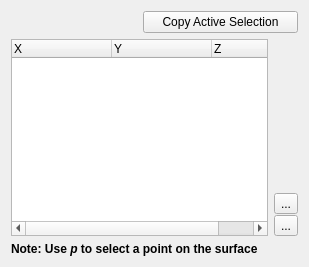
<?xml version="1.0" encoding="UTF-8"?>
<ui version="4.0">
 <class>pqPolyLineSourceControls</class>
 <widget class="QWidget" name="pqPolyLineSourceControls">
  <property name="geometry">
   <rect>
    <x>0</x>
    <y>0</y>
    <width>309</width>
    <height>267</height>
   </rect>
  </property>
  <property name="windowTitle">
   <string>Form</string>
  </property>
  <layout class="QGridLayout">
   <item row="1" column="2">
    <layout class="QVBoxLayout">
     <property name="spacing">
      <number>1</number>
     </property>
     <item>
      <spacer>
       <property name="orientation">
        <enum>Qt::Vertical</enum>
       </property>
       <property name="sizeHint" stdset="0">
        <size>
         <width>20</width>
         <height>40</height>
        </size>
       </property>
      </spacer>
     </item>
     <item>
      <widget class="QToolButton" name="AddPoint">
       <property name="text">
        <string>...</string>
       </property>
       <property name="icon">
        <iconset resource="../../../Widgets/Resources/QtWidgets.qrc">
         <normaloff>:/QtWidgets/Icons/pqPlus16.png</normaloff>:/QtWidgets/Icons/pqPlus16.png</iconset>
       </property>
      </widget>
     </item>
     <item>
      <widget class="QToolButton" name="Delete">
       <property name="text">
        <string>...</string>
       </property>
       <property name="icon">
        <iconset resource="../../../Widgets/Resources/QtWidgets.qrc">
         <normaloff>:/QtWidgets/Icons/pqDelete16.png</normaloff>:/QtWidgets/Icons/pqDelete16.png</iconset>
       </property>
      </widget>
     </item>
    </layout>
   </item>
   <item row="0" column="1" colspan="2">
    <widget class="QPushButton" name="pushButton">
     <property name="visible">
      <bool>false</bool>
     </property>
     <property name="text">
      <string>Copy Active Selection</string>
     </property>
    </widget>
   </item>
   <item row="1" column="0" colspan="2">
    <widget class="pqTreeWidget" name="HandlePositions">
     <property name="rootIsDecorated">
      <bool>false</bool>
     </property>
     <column>
      <property name="text">
       <string>X</string>
      </property>
     </column>
     <column>
      <property name="text">
       <string>Y</string>
      </property>
     </column>
     <column>
      <property name="text">
       <string>Z</string>
      </property>
     </column>
    </widget>
   </item>
   <item row="2" column="0" colspan="3">
    <widget class="QLabel" name="label">
     <property name="text">
      <string>&lt;html&gt;&lt;head/&gt;&lt;body&gt;&lt;p&gt;&lt;span style=&quot; font-family:'Helvetica'; font-size:9pt; font-weight:600;&quot;&gt;Note: Use &lt;/span&gt;&lt;span style=&quot; font-family:'Helvetica'; font-size:9pt; font-weight:600; font-style:italic;&quot;&gt;p&lt;/span&gt;&lt;span style=&quot; font-family:'Helvetica'; font-size:9pt; font-weight:600;&quot;&gt; to select a point on the surface&lt;/span&gt;&lt;/p&gt;&lt;/body&gt;&lt;/html&gt;</string>
     </property>
    </widget>
   </item>
  </layout>
 </widget>
 <customwidgets>
  <customwidget>
   <class>pqTreeWidget</class>
   <extends>QTreeWidget</extends>
   <header>pqTreeWidget.h</header>
  </customwidget>
 </customwidgets>
 <resources>
  <include location="../pqComponents.qrc"/>
  <include location="../../../Widgets/Resources/QtWidgets.qrc"/>
 </resources>
 <connections/>
</ui>
